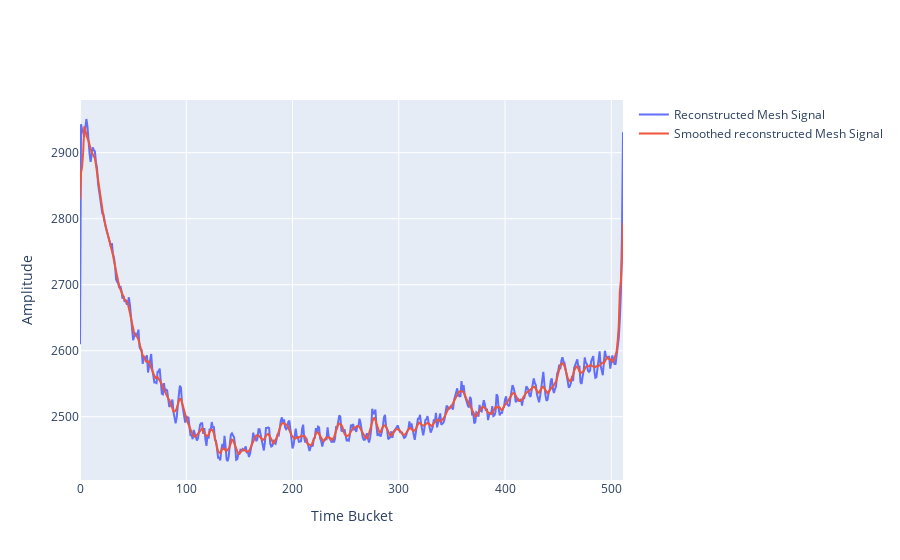

This figure's notebook cell:
### Code cell
# Make reconstructed beam-region mesh signal
mesh = np.zeros(512)
for trace in event_data:
    if trace[4] in LEGACY_BEAM_PADS:
        mesh += trace[GET_DATA_TRACE_START:GET_DATA_TRACE_STOP]

# Create the filter
window = np.arange(-256.0, 256.0, 1.0)
fil = np.fft.ifftshift(np.sinc(window / 80))
transformed = np.fft.fft2(mesh, axes=(0,))
result = np.real(
    np.fft.ifft2(transformed * fil, axes=(0,))
    )  # Apply the filter -> multiply in Fourier = convolve in normal

# for trace in event.traces:
#     if trace.get_pad_id() in LEGACY_BEAM_PADS:
#         mesh += trace.trace

pks, props = signal.find_peaks(
    result,
    distance=400,
    prominence=300,
    width=(300, 400),
    rel_height=0.85
    )

print(pks)
print(props)

#Plot it
time_bucket_range = np.arange(start=0, stop=512)

fig = go.Figure()
fig.add_trace(
    go.Scatter(x=time_bucket_range, y=mesh, mode="lines", name="Reconstructed Mesh Signal")
)
fig.add_trace(
    go.Scatter(x=time_bucket_range, y=result, mode="lines", name="Smoothed reconstructed Mesh Signal")
)
fig.update_legends()
fig.update_layout(
    xaxis_title="Time Bucket",
    yaxis_title="Amplitude",
    showlegend=True
)
fig.show()

### Figure 1 — Plotly figure (JSON) as saved in the notebook; plotly's stock layout.template omitted (floating-point values rounded to 4 significant figures; data arrays with more than 128 entries replaced by an {"elided": "..."} marker saying what was removed)
{"data": [{"mode": "lines", "name": "Reconstructed Mesh Signal", "type": "scatter", "x": {"elided": "512 int values"}, "y": {"elided": "512 int values"}}, {"mode": "lines", "name": "Smoothed reconstructed Mesh Signal", "type": "scatter", "x": {"elided": "512 int values"}, "y": {"elided": "512 float values"}}], "layout": {"showlegend": true, "xaxis": {"title": {"text": "Time Bucket"}}, "yaxis": {"title": {"text": "Amplitude"}}}}
